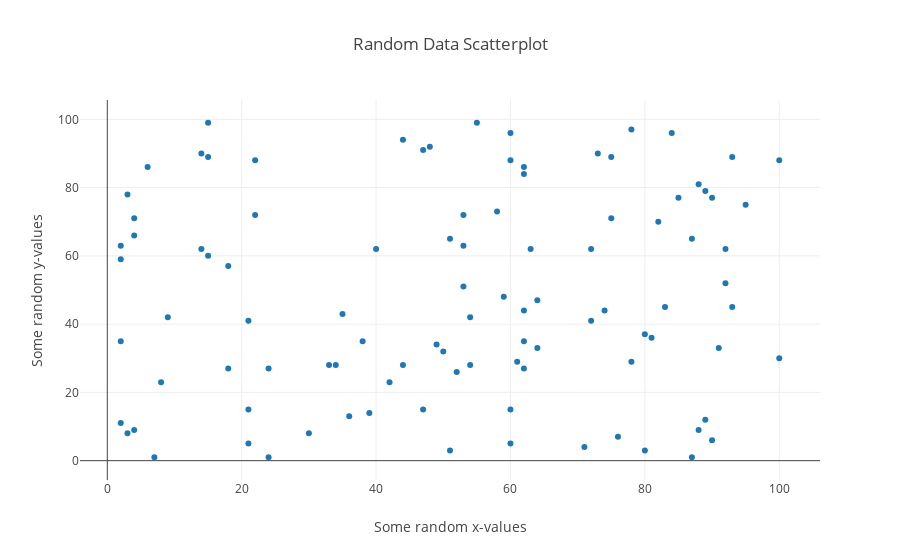

This figure's notebook cell:
### Code cell
import plotly.offline as pyo
import plotly.graph_objs as go
import numpy as np

np.random.seed(42)
random_x = np.random.randint(1,101,100)
random_y = np.random.randint(1,101,100)

my_data = [go.Scatter(
    x = random_x,
    y = random_y,
    mode = 'markers',
)]
my_layout = go.Layout(
    title = 'Random Data Scatterplot', # Graph title
    xaxis = dict(title = 'Some random x-values'), # x-axis label
    yaxis = dict(title = 'Some random y-values'), # y-axis label
    hovermode ='closest' # handles multiple points landing on the same vertical
)
fig = go.Figure(data=my_data, layout=my_layout)
pyo.iplot(fig, filename='scatter2.html')

### Figure 1 — Plotly figure (JSON) as saved in the notebook; plotly's stock layout.template omitted (floating-point values rounded to 4 significant figures)
{"data": [{"mode": "markers", "type": "scatter", "uid": "70d0b31e-f51d-47d0-b356-b2f391057523", "x": [52, 93, 15, 72, 61, 21, 83, 87, 75, 75, 88, 100, 24, 3, 22, 53, 2, 88, 30, 38, 2, 64, 60, 21, 33, 76, 58, 22, 89, 49, 91, 59, 42, 92, 60, 80, 15, 62, 62, 47, 62, 51, 55, 64, 3, 51, 7, 21, 73, 39, 18, 4, 89, 60, 14, 9, 90, 53, 2, 84, 92, 60, 71, 44, 8, 47, 35, 78, 81, 36, 50, 4, 2, 6, 54, 4, 54, 93, 63, 18, 90, 44, 34, 74, 62, 100, 14, 95, 48, 15, 72, 78, 87, 62, 40, 85, 80, 82, 53, 24], "y": [26, 89, 60, 41, 29, 15, 45, 65, 89, 71, 9, 88, 1, 8, 88, 63, 11, 81, 8, 35, 35, 33, 5, 41, 28, 7, 73, 72, 12, 34, 33, 48, 23, 62, 88, 37, 99, 44, 86, 91, 35, 65, 99, 47, 78, 3, 1, 5, 90, 14, 27, 9, 79, 15, 90, 42, 77, 51, 63, 96, 52, 96, 4, 94, 23, 15, 43, 29, 36, 13, 32, 71, 59, 86, 28, 66, 42, 45, 62, 57, 6, 28, 28, 44, 84, 30, 62, 75, 92, 89, 62, 97, 1, 27, 62, 77, 3, 70, 72, 27]}], "layout": {"hovermode": "closest", "title": "Random Data Scatterplot", "xaxis": {"title": "Some random x-values"}, "yaxis": {"title": "Some random y-values"}}}
